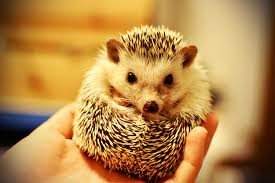
#> input picture Images/4.jpg, 275 x 183 px, found by its file name
$ python '10)Dilation,Erosion,Opening&Closing.py'
#> lines starting #> are read from the running program, lines starting #| are printed output that depends on the picture
import cv2
import numpy as np
import os


# CHECK FOR BEST RESIZING METHODS FROM TUTORIAL 28
def main():
    img = cv2.imread("C:/Users/PM_br/PycharmProjects/Python-Tutorials/Python_Opencv-Tutorials-Examples/Images/4.jpg", 0)
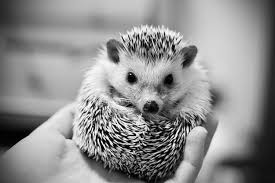
#> img: shape (183, 275); min 0, max 255, mean 142.9
    cv2.imshow("Original", img)

    kernel = np.ones((5,5),np.uint8)

    #Erosion,extend black areas
    erosion = cv2.erode(img,kernel,iterations=1)
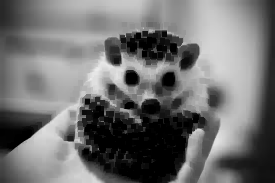
#> erosion: shape (183, 275); min 0, max 236, mean 113
    cv2.imshow("Erosion", erosion)

    #Dilation,extend white areas
    dilation = cv2.dilate(img,kernel,iterations=1)
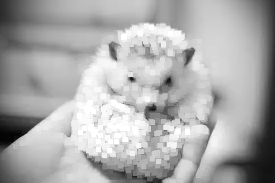
#> dilation: shape (183, 275); min 4, max 255, mean 171
    cv2.imshow("Dilation", dilation)

    #Opening
    opening = cv2.morphologyEx(img, cv2.MORPH_OPEN, kernel)
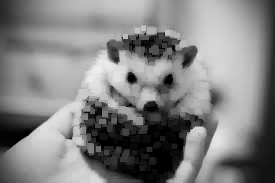
#> opening: shape (183, 275); min 0, max 236, mean 129.6
    cv2.imshow("Opening", opening)

    #Closing
    closing = cv2.morphologyEx(img, cv2.MORPH_CLOSE, kernel)
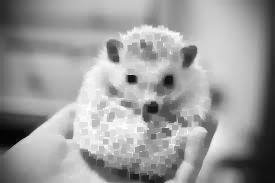
#> closing: shape (183, 275); min 4, max 255, mean 156.1
    cv2.imshow("Closing", closing)

    cv2.waitKey()
    cv2.destroyAllWindows()


if __name__ == '__main__':
    main()

$ run again, with Images/11.jpg copied over Images/4.jpg
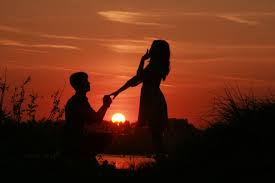
#> input picture Images/11.jpg, 275 x 183 px, found by its file name
#> in main, `dilation = cv2.dilate(img,kernel,iterations=1)`:
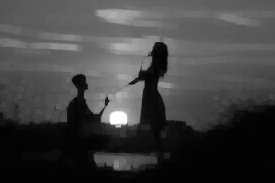
#> dilation: shape (183, 275); min 2, max 255, mean 65.2
#> in main, `opening = cv2.morphologyEx(img, cv2.MORPH_OPEN, kernel)`:
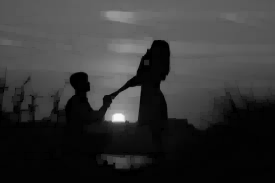
#> opening: shape (183, 275); min 0, max 247, mean 54.1

$ run again, with Images/12.jpg copied over Images/4.jpg
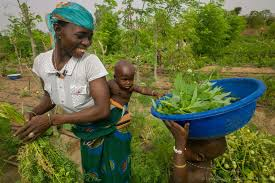
#> input picture Images/12.jpg, 275 x 183 px, found by its file name
#> in main, `opening = cv2.morphologyEx(img, cv2.MORPH_OPEN, kernel)`:
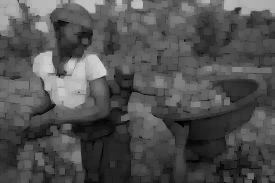
#> opening: shape (183, 275); min 0, max 209, mean 81
#> in main, `closing = cv2.morphologyEx(img, cv2.MORPH_CLOSE, kernel)`:
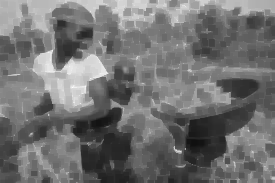
#> closing: shape (183, 275); min 16, max 254, mean 113.2
